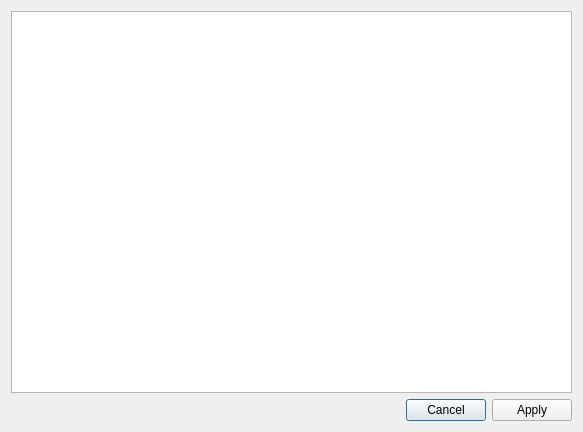
<?xml version="1.0" encoding="UTF-8"?>
<ui version="4.0">
 <class>AcceptCheatDialog</class>
 <widget class="QDialog" name="AcceptCheatDialog">
  <property name="geometry">
   <rect>
    <x>0</x>
    <y>0</y>
    <width>583</width>
    <height>432</height>
   </rect>
  </property>
  <property name="windowTitle">
   <string>Cheat</string>
  </property>
  <layout class="QVBoxLayout" name="verticalLayout">
   <item>
    <widget class="QTextEdit" name="mp_text_edit_cheat">
     <property name="readOnly">
      <bool>true</bool>
     </property>
    </widget>
   </item>
   <item>
    <widget class="QDialogButtonBox" name="mp_button_box">
     <property name="orientation">
      <enum>Qt::Orientation::Horizontal</enum>
     </property>
     <property name="standardButtons">
      <set>QDialogButtonBox::StandardButton::Apply|QDialogButtonBox::StandardButton::Cancel</set>
     </property>
    </widget>
   </item>
  </layout>
 </widget>
 <resources/>
 <connections/>
</ui>
